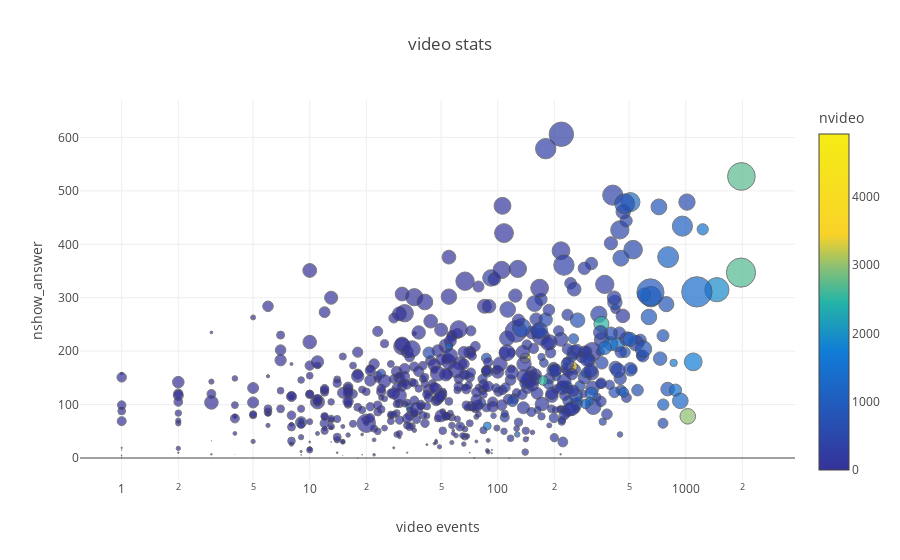

Source (notebook cell):
### Markdown cell above
## Removing Outliers

### Code cell
#remove two outliers

mo = pc[pc.user_id != 534636]
mo = mo[mo.user_id != 534814]

scatter_function((mo.nseek_video+mo.npause_video), (mo.nshow_answer), mo.user_id, mo.sum_dt, 10000, mo.nvideo, "nvideo", 'video stats', 'video stats', 'video events', 'log', 'nshow_answer')

### Figure 1 — Plotly figure (JSON) as saved in the notebook; plotly's stock layout.template omitted (floating-point values rounded to 4 significant figures; data arrays with more than 128 entries replaced by an {"elided": "..."} marker saying what was removed)
{"data": [{"marker": {"color": {"elided": "743 int values"}, "colorbar": {"title": "nvideo"}, "colorscale": [[0, "rgb(244,236,21)"], [0.3, "rgb(249,210,41)"], [0.4, "rgb(134,191,118)"], [0.5, "rgb(37,180,167)"], [0.65, "rgb(17,123,215)"], [1, "rgb(54,50,153)"]], "line": {"color": "#444"}, "opacity": 0.7, "reversescale": true, "size": {"elided": "743 float values"}, "sizemode": "diameter", "sizeref": 10000}, "mode": "markers", "name": "video stats", "text": {"elided": "743 int values"}, "type": "scatter", "x": {"elided": "743 int values"}, "y": {"elided": "743 int values"}}], "layout": {"hovermode": "closest", "title": "video stats", "xaxis": {"title": "video events", "type": "log"}, "yaxis": {"title": "nshow_answer"}}}
